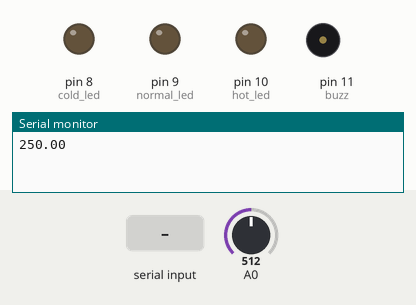
A sketch run on a simulated Arduino Uno, built with avr-gcc and run on an emulated ATmega328P. Parts: output pins drawn as LEDs (lit = HIGH), buzzer (waves = sounding, pin HIGH), the last lines printed to the serial monitor. Inputs (shaded band) come from the test bench; at power-on: A0 = 512.

Above: at 1.2 s.
1.3 s: "1\n" received over Serial
At 2.8 s:
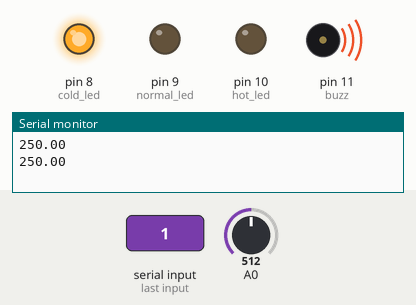
5.5 s: "2\n" received over Serial
At 6.7 s:
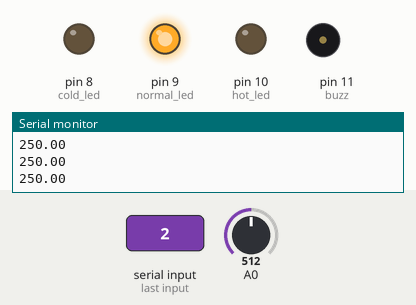
9.0 s: "3\n" received over Serial
At 9.3 s:
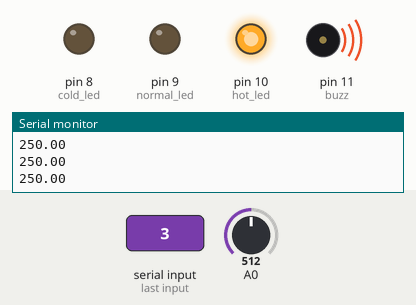
Timing chart, 0 to 12.5 s (numbered marks = the images above; inputs shaded):
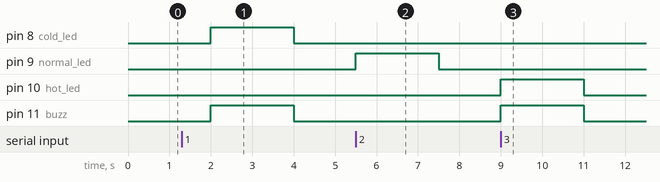

The sketch:

tempRead.ino
```cpp
// Khai báo chân digital led kết nối arduino
int cold_led = 8;
int normal_led = 9;
int hot_led = 10;

int buzz = 11;
String data;
int x;
void setup(){
  Serial.begin(9600);
  pinMode(cold_led,OUTPUT);
  pinMode(normal_led,OUTPUT);
  pinMode(hot_led,OUTPUT);
  pinMode(buzz,OUTPUT);
}
void loop(){
  data=Serial.readStringUntil('\n'); // Đọc dữ liệu từ màn hình serial đến khi xuống dòng
  x=data.toInt(); // Chuyển string sang int
  int value = analogRead(A0);
  float vol = value*5.0/1024.0;
  float temp = vol*100.0;
  Serial.println(temp);

  if (x==1)
  {
    digitalWrite(cold_led, HIGH);
    digitalWrite(buzz, HIGH);
    digitalWrite(normal_led, LOW);
    digitalWrite(hot_led, LOW);
  }
  else if (x==2)
  {
    digitalWrite(cold_led, LOW);
    digitalWrite(buzz, LOW);
    digitalWrite(normal_led, HIGH);
    digitalWrite(hot_led, LOW);
  }
  else if (x==3)
  {
    digitalWrite(cold_led, LOW);
    digitalWrite(buzz, HIGH);
    digitalWrite(normal_led, LOW);
    digitalWrite(hot_led, HIGH);
  }
  else
  {
    digitalWrite(cold_led, LOW);
    digitalWrite(buzz, LOW);
    digitalWrite(normal_led, LOW);
    digitalWrite(hot_led, LOW);
  }

  delay(1000);
}
```

Measured:
- after the input at 1.3 s, pin 8 (cold_led), pin 11 (buzz): LOW → HIGH after 0.70 s, → LOW 2.0 s later
- after the input at 5.5 s, pin 9 (normal_led): LOW → HIGH at once, → LOW 2.0 s later
- after the input at 9.0 s, pin 10 (hot_led), pin 11 (buzz): LOW → HIGH at once, → LOW 2.0 s later
